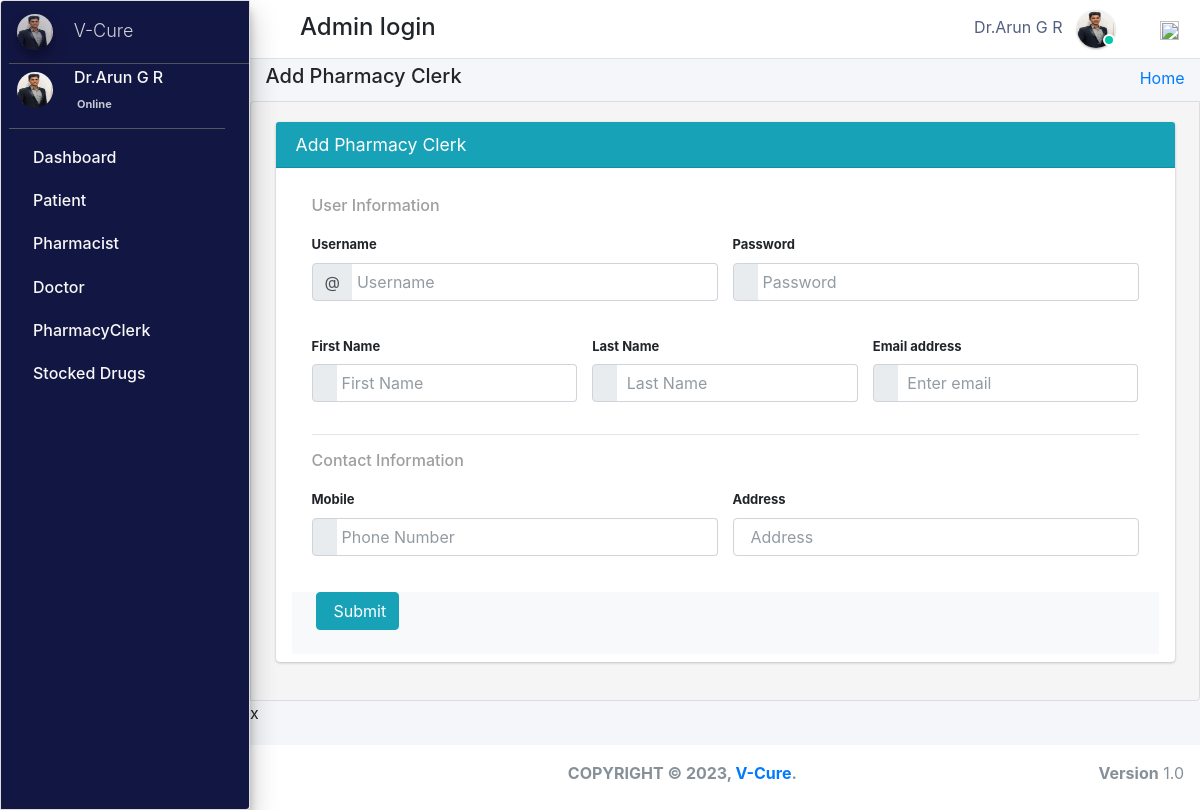
The app's page /admin_user/add_pharmacyClerk/ (signed in) with its own data.
### pharmacy/models.py (models this page shows, shortened)
class CustomUser(AbstractUser):
    user_type_data = ((1, "AdminHOD"), (2, "Pharmacist"), (3, "Doctor"), (4, "PharmacyClerk"),(5, "Patients"))
    user_type = models.CharField(default=1, choices=user_type_data, max_length=10)

class AdminHOD(models.Model):
    gender_category=(
        ('Male','Male'),
        ('Female','Female'),
    )
    admin = models.OneToOneField(CustomUser,null=True, on_delete = models.CASCADE)
    emp_no= models.CharField(max_length=100,null=True,blank=True)
    gender=models.CharField(max_length=100,null=True,choices=gender_category)
    mobile=models.CharField(max_length=10,null=True,blank=True)
    address=models.CharField(max_length=300,null=True,blank=True)
    profile_pic=models.ImageField(default="admin.png",null=True,blank=True)
    created_at = models.DateTimeField(auto_now_add=True)
    updated_at = models.DateTimeField(auto_now=True)
    date_employed=models.DateTimeField(auto_now_add=True, auto_now=False)
    objects = models.Manager()

### pharmacy/HODViews.py (the view, shortened to what this page needs)
# urls.py: path('admin_user/add_pharmacyClerk/',HODViews.createPharmacyClerk,name='add_pharmacyClerk'),
def createPharmacyClerk(request):
    context = {
    "title":"Add Pharmacy Clerk"
}
    return render(request,'hod_templates/add_pharmacyClerk.html',context)

### pharmacy/LoginCheckMiddleWare.py (called while the page is built, shortened)
    def process_view(self, request, view_func, view_args, view_kwargs):
        modulename = view_func.__module__
        user = request.user
        if user.is_authenticated:
            if user.user_type == "1":
                if modulename == "pharmacy.HODViews":
                    pass
                elif modulename == "":
                    pass
                elif modulename == "pharmacy.views" or modulename == "django.views.static":
                    pass
                else:
                    pass
            else:
                return redirect("login")
        else:
            if request.path == reverse("login"):
                pass
            else:
                return redirect("login")

### pharmacy/templates/hod_templates/add_pharmacyClerk.html (shortened to what this page needs)
{% extends 'hod_templates/base_template.html'%} {% block page_title %}
<h5>{{title}}</h5>
{% endblock page_title %} {% block main_content %}
<section class="content">
    <div class="row">
        <div class="col-md-12 px-4">
            <div class="card card-info">
                <div class="card-header ">
                    <h3 class="card-title ">{{title}}</h3>
                </div>
                <form method="POST" style="font-size:13px;" class='px-3 py-2'>
                    <div class="card-body deco">
                        <h5>User Information</h5>
                        <div class="row">
                            <div class="col-md-6">
                                <div class="form-group">
                                    <label>Username</label>
                                    <div class="input-group">
                                        <span class="input-group-prepend">
								<span class="input-group-text">@</span>
                                        </span>
                                        <input type="text" class="form-control" name="username" placeholder="Username" id="id_username">
                                    </div>
                                </div>
                            </div>
                            <div class="col-md-6">
                                <div class="form-group">
                                    <label>Password</label>
                                    <div class="input-group">
                                        <span class="input-group-prepend">
								<span class="input-group-text">
								</span>
                                        </span>
                                        <input type="password" class="form-control" name="password" placeholder="Password">
                                    </div>
                                </div>
                            </div>
                        </div>
                        <div class="row">
                            <div class="col-md-4">
                                <div class="form-group">
                                    <label>First Name</label>
                                    <div class="input-group">
                                        <span class="input-group-prepend">
								<span class="input-group-text">
								</span>
                                        </span>
                                        <input type="text" class="form-control" name="first_name" placeholder="First Name">
                                    </div>
                                </div>
                            </div>
                            <div class="col-md-4">
                                <div class="form-group">
                                    <label>Last Name</label>
                                    <div class="input-group">
                                        <span class="input-group-prepend">
								<span class="input-group-text">
								</span>
                                        </span>
                                        <input type="text" class="form-control" name="last_name" placeholder=" Last Name">
                                    </div>
                                </div>
                            </div>
                            <div class="col-md-4">
                                <div class="form-group">
                                    <label>Email address</label>
                                    <div class="input-group">
                                        <span class="input-group-prepend">
								<span class="input-group-text">
								</span>
                                        </span>
                                        <input type="email" class="form-control" name="email" placeholder=" Enter email" id="id_email">
                                    </div>
                                </div>
                            </div>
                        </div>
                        <hr>
                        <h5>Contact Information</h5>
                        <div class="row">
                            <div class="col-md-6">
                                <div class="form-group">
                                    <label>Mobile</label>
                                    <div class="input-group">
                                        <span class="input-group-prepend">
								<span class="input-group-text">
								</span>
                                        </span>
                                        <input type="text" class="form-control" name="mobile" placeholder="Phone Number">
                                    </div>
                                </div>
                            </div>
                            <div class="col-md-6">
                                <div class="form-group">
                                    <label>Address</label>
                                    <input type="text" class="form-control" name="address" placeholder="Address">
                                </div>
                            </div>
                        </div>
                    </div>
                    <div class="bg-light">
                        <input type="button" class="btn btn-info ml-4 mb-4" data-toggle="modal" data-target=".bd-example-modal-sm" value="Submit">
                </form>
                </div>
            </div>
        </div>
</section>
x{% endblock main_content %}

### pharmacy/templates/hod_templates/base_template.html (shortened to what this page needs)
{% extends 'base_file.html' %} {% block htm %}
<body class="hold-transition sidebar-mini layout-fixed">
    <div class="wrapper">
        <nav class="main-header navbar navbar-expand navbar-white navbar-light">
            <ul class="navbar-nav">
                <li class="nav-item">
                    <a class="nav-link" data-widget="pushmenu" href="#" role="button"></a>
                </li>
            </ul>
            <h4 style="margin-left: 10px; margin-top: 5px;">Admin login </h4>
            <ul class="navbar-nav ml-auto">
                <li class="mx-3">
                    <a href="#" class="sm-submenu-with-image a">
                        <span>{{user.first_name}}  {{user.last_name}}</span>
                        <img src="{{request.user.adminhod.profile_pic.url}}" class="img-circle elevation-1" width="38" height="38" alt="">
                        <span class="avatar-status avatar-sm-status avatar-status-success"></span>
                    </a>
                </li>
                <li class="nav-item dropdown ml-3 low">
                    <a href="#" class="btn btn-outlined btn-black text-muted bg-transparent " data-toggle="dropdown" aria-expanded="false" data-wow-delay="0.7s"><img src="https://img.icons8.com/ios/50/000000/settings.png" width="19" height="19">
                    </a>
                </li>
            </ul>
        </nav>
        {% include 'hod_templates/sidebar.html'%}
        <div class="content-wrapper">
            <div class="content-header">
                <div class="container-fluid">
                    <div class="row ">
                        <div class="col-sm-6">
                            <h1 class="m-0 text-dark">
                                {% block page_title %} {% endblock page_title %}
                            </h1>
                        </div>
                        <div class="col-sm-6 ">
                            <ol class="breadcrumb float-sm-right">
                                <li class="breadcrumb-item"><a href="">Home</a></li>
                            </ol>
                        </div>
                    </div>
                </div>
            </div>
            {% block main_content %} {% endblock main_content %}
        </div>
        {% include 'hod_templates/footer.html'%}
    </div>
    {% endblock htm %}

### pharmacy/templates/hod_templates/sidebar.html (shortened to what this page needs)
<aside class="main-sidebar sidebar-dark-primary elevation-4">
    <a href="" class="brand-link ml-2">
        <img src="{{request.user.adminhod.profile_pic.url}}" alt="" width="36" height="36" class=" img-circle elevation-3" style="opacity: .8">
        <span class="brand-text font-weight-light mt-1 ml-3 mmust">V-Cure</span>
    </a>
    <div class="sidebar">
        <div class="user-panel mr-3">
            <div class="pull-left image sm-submenu-with-image a ml-2 ">
                <img src="{{request.user.adminhod.profile_pic.url}}" class="img-circle mt-2" width="36" height="36" alt="User Image">
            </div>
            <div class="pull-left info">
                <p>{{user.first_name}} {{user.last_name}}</p>
                <a href="#"> Online</a>
            </div>
        </div>
        <nav class="mt-2">
            <ul class="nav nav-pills nav-sidebar flex-column" data-widget="treeview" role="menu" data-accordion="false">
                <li class="nav-item">
                    <a href="{% url  'admin_dashboard' %}" class="nav-link">
                        <p>
                            Dashboard
                        </p>
                    </a>
                </li>
                <li class="nav-item">
                    <a href="#" class="nav-link">
                        <p>
                            Patient
                        </p>
                    </a>
                </li>
                <li class="nav-item">
                    <a href="#" class="nav-link">
                        <p>
                            Pharmacist
                        </p>
                    </a>
                </li>
                <li class="nav-item">
                    <a href="#" class="nav-link">
                        <p>
                            Doctor
                        </p>
                    </a>
                </li>
                <li class="nav-item">
                    <a href="#" class="nav-link">
                        <p>
                            PharmacyClerk
                        </p>
                    </a>
                </li>
                <li class="nav-item">
                    <a href="#" class="nav-link">
                        <p>
                            Stocked Drugs
                        </p>
                    </a>
                </li>
            </ul>
        </nav>
    </div>
</aside>

### static/css/main.css (style rules this page uses)
html { font-family: sans-serif; line-height: 1.15; -webkit-text-size-adjust: 100%; -webkit-tap-highlight-color: transparent; }
body { overflow-y: hidden; overflow-x: hidden; font-family: -apple-system, BlinkMacSystemFont, "Segoe UI", Roboto, "Helvetica Neue", Arial, "Noto Sans", sans-serif, "Apple Color Emoji", "Segoe UI Emoji", "Segoe UI Symbol", "Noto Color Emoji" !important; }
.content { background-color: #f5f5f5; border: 1px solid #dddddd; border-radius: 4px 0px 4px 0px; left: -1px; padding: 10px 7px 5px; }
.main-sidebar { background: #ffffff; border: 1px solid #dddddd; border-radius: 4px 0px 4px 0px; font-weight: bold; }
.content { height: 75vh; overflow-y: scroll; overflow-x: hidden; }
.content .row { margin-top: 20px !important; }
.main-sidebar { background-color: #121642 !important; color: white !important; }
.main-sidebar p { color: #f8f8f8 !important; font-weight: 500 !important }
.avatar-status { position: absolute; bottom: 12px; right: 75.4px; display: -ms-inline-flexbox; display: inline-flex; -ms-flex-negative: 0; flex-shrink: 0; -ms-flex-pack: center; justify-content: center; -ms-flex-align: center; align-items: center; white-space: nowrap; text-align: center; vertical-align: baseline; font-weight: 600; border: .125rem solid #fff; width: 12px; height: 12px; line-height: 1; font-size: .71094rem; border-radius: 50%; }
.avatar-status-success { color: #fff; background-color: #00c9a7; }
.pull-left { float: left; }
.pull-left { float: left!important; }
.user-panel>.info { padding: 5px 5px 5px 15px; line-height: 1; position: absolute; left: 55px; }
.user-panel>.info>p { font-weight: 600; margin-bottom: 9px; }
p { margin: 0 0 10px; }
.user-panel { padding-bottom: 20px; }
.user-panel:after { clear: both; }
.user-panel:before, .user-panel:after { content: " "; display: table; }
.user-panel>.info>a { text-decoration: none; padding-right: 5px; margin-top: 3px; font-size: 11px; overflow: hidden; white-space: nowrap; }
.mmust { overflow: hidden; white-space: nowrap; font-size: 18px; }
.mb-4, .my-4 { margin-bottom: 1rem !important; }
.container-fluid { width: 100%; padding-right: 15px; padding-left: 15px; margin-right: auto; margin-left: auto; }
.row { display: flex; flex-wrap: wrap; margin-right: -15px; margin-left: -15px; }
.pl-4, .px-4 { padding-left: 1rem !important; }
.pr-4, .px-4 { padding-right: 1rem !important; }
input { text-indent: 5px !important; }
input::placeholder { text-indent: 5px !important; }
.deco h5 { color: rgb(158, 158, 158); font-size: 16px !important; }
.img-circle { border-radius: 50%; }
.content-wrapper .content-header { padding: 5px 0.5rem !important; }

### static/css/profile.css (style rules this page uses)
li { list-style-type: none ! }
.form-control { font-size: .875rem; }
.input-group { transition: all .15s ease; border-radius: .375rem; box-shadow: none; }
.input-group .form-control { box-shadow: none; }
.input-group .form-control:not(:first-child) { padding-left: 0; border-left: 0; }
.input-group-text { transition: all .2s cubic-bezier(.68, -.55, .265, 1.55); }
.navbar-nav span { color: #525f7f !important; margin-right: 10px !important; }
body { font-family: 'Rubik', sans-serif; height: 100% !important; }
input { text-indent: 5px !important; }
input::placeholder { text-indent: 5px !important; }
.deco h5 { color: rgb(158, 158, 158); font-size: 16px !important; }

### records on screen
CustomUser: first_name "Dr.Arun", last_name "G R", user.adminhod.profile_pic (picture)

### other values on screen
{{ title }} "Add Pharmacy Clerk"
